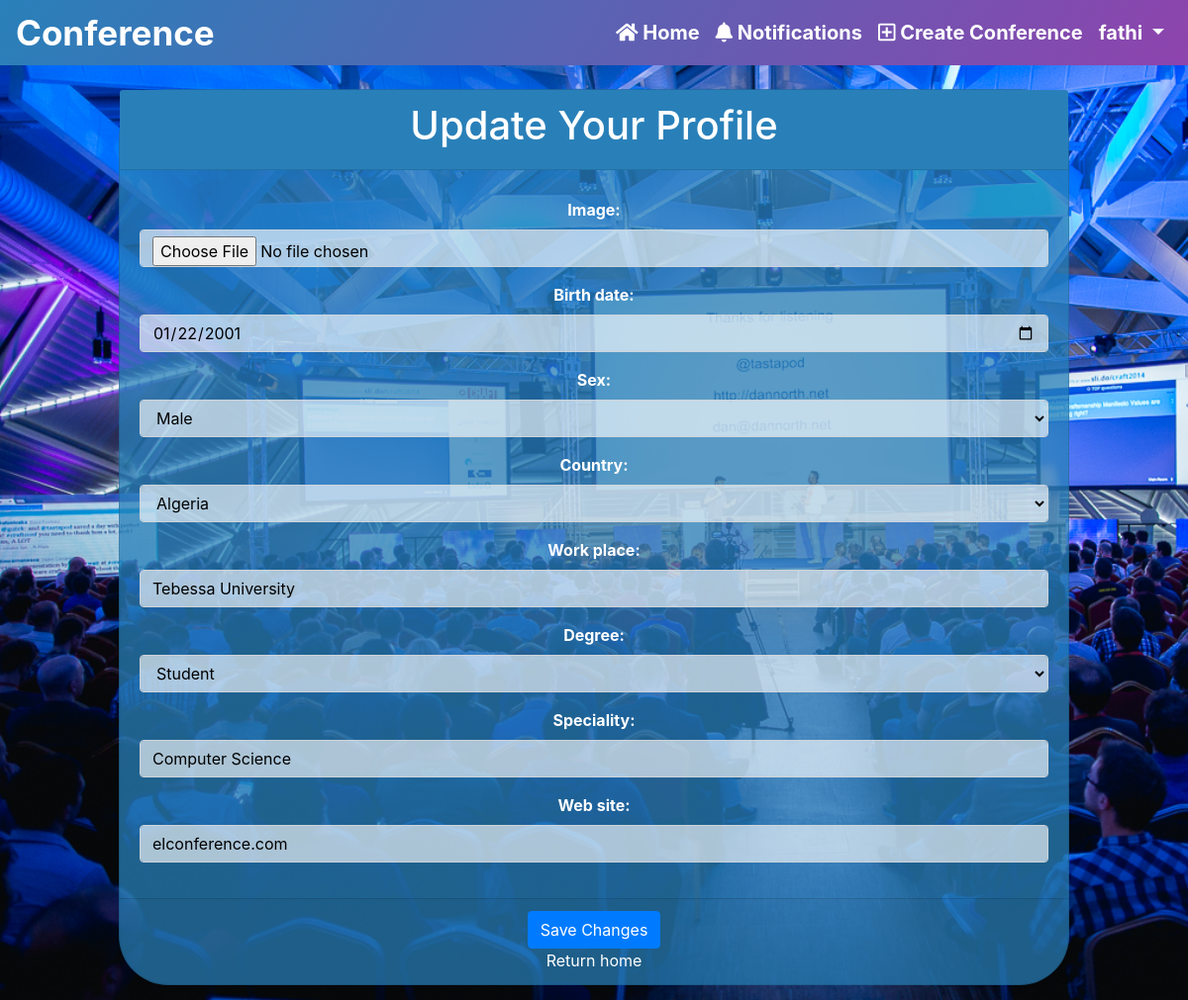
The app's page /profiles/1/update/ (signed in) with its own data.
### accounts/models.py (models this page shows, shortened)
class User(AbstractBaseUser):
    email = models.EmailField(verbose_name="email", max_length=254, unique=True)
    username = models.CharField(max_length=50, unique=True)
    first_name = models.CharField(max_length=20)
    last_name = models.CharField(max_length=20)
    date_joined = models.DateTimeField(verbose_name="join date", auto_now_add=True)
    last_login = models.DateTimeField(verbose_name="last login", auto_now=True)
    is_active = models.BooleanField(default=True)
    is_staff = models.BooleanField(default=False)
    is_admin = models.BooleanField(default=False)
    is_superuser = models.BooleanField(default=False)
    USERNAME_FIELD = 'email'
    REQUIRED_FIELDS = ['username', 'first_name', 'last_name']
    objects = UserManager()

### profiles/models.py (models this page shows, shortened)
class Profile(models.Model):
    SEX = (
        ('Male', 'Male'),
        ('Female', 'Female'),
    )
    DEGREE = (
        ('Student', 'Student'),
        ('MBB', 'MBB'),
        ('MBA', 'MBA'),
        ('MCB', 'MCB'),
        ('MCA', 'MCA'),
        ('Professor', 'Professor'),
    )
    user = models.ForeignKey(User, on_delete=models.CASCADE)
    image = models.FileField(null=True, blank=True, upload_to='images')
    birth_date = models.DateField(verbose_name="birth date", null=True, blank=True)
    sex = models.CharField(max_length=6, choices=SEX, null=True, blank=True)
    country = CountryField(null=True, blank=True)
    work_place = models.CharField(max_length=30, null=True, blank=True)
    degree = models.CharField(max_length=9, choices=DEGREE, null=True, blank=True)
    speciality = models.CharField(max_length=50, null=True, blank=True)
    web_site = models.CharField(max_length=100, null=True, blank=True)

### profiles/views.py (the view, shortened to what this page needs)
@method_decorator(login_required, name='dispatch')
class ProfileUpdateView(generic.UpdateView):
    model = Profile
    form_class = ProfileUpdateForm
    pk_url_kwarg = 'pk'
    context_object_name = 'profile'

### profiles/forms.py
class ProfileUpdateForm(forms.ModelForm):
    class Meta:
        model = Profile
        fields = ['image', 'birth_date', 'sex', 'country', 'work_place', 'degree', 'speciality', 'web_site']
        widgets = {
            'birth_date': forms.DateInput(
                attrs={
                    'class': 'form-control',
                    'type': 'date'
                }
            ),
        }

### profiles/templates/profiles/profile_update.html (shortened to what this page needs)
{% extends 'base.html' %}
{% block content %}
    <div class="card text-center mt-4" id="container">
        <form method="post" enctype="multipart/form-data">
            <div class="card-header" style="background-color: #2980b9; color: white;">
                <h1>Update Your Profile</h1>
            </div>
            {% include 'includes/form.html' %}
            <div class="card-footer text-muted">
                <button class="btn btn-primary">Save Changes</button>
            <div><a href="{% url 'home' %}">Return home</a></div>
            </div>
        </form>
    </div>
{% endblock %}

### templates/includes/nav.html (shortened to what this page needs)
<nav class="navbar navbar-expand-lg navbar-light sticky-top">
    <a href="{% url 'home' %}"id="home">Conference</a>
    <div class="collapse navbar-collapse" id="navbarNavDropdown">
        <ul class="navbar-nav ml-auto">
            <li class="nav-item">
                <a href="{% url 'home' %}" class="nav-link">
                    <i class="fa fa-home"></i> Home
                </a>
            </li>
            {% if request.user.is_authenticated %}
                <li class="nav-item">
                    <a href="{% url 'notifications' %}" class="nav-link "  >
                        <i class="fas fa-bell"></i> Notifications
                    </a>
                </li>
                <li class="nav-item ">
                    <a href="{% url 'conference_create' %}" class="nav-link" >
                        <i class="far fa-plus-square"></i> Create Conference
                    </a>
                </li>
                <li class="nav-item dropdown">
                    <a href="#" class=" nav-link  dropdown-toggle"
                       role="button" id="dropdownMenuLink"
                       data-toggle="dropdown" aria-haspopup="true" aria-expanded="false" >
                        {{request.user.username}}
                    </a>
                </li>
            {% endif %}
        </ul>
    </div>
</nav>

### templates/includes/form.html (shortened to what this page needs)
{% load widget_tweaks %}
<div class="card-body">
    {% for field in form %}
        <div class="form-group">
            <b>{{ field.label_tag }}</b>
            {% if form.is_bound %}
                {% if field.errors %}
                    {% render_field field class="form-control is-invalid" %}
                    {% for error in field.errors %}
                        <div class="invalid-feedback">{{ error }}</div>
                    {% endfor %}
                {% else %}
                    {% render_field field class="form-control is-valid" %}
                {% endif %}
            {% else %}
                {% render_field field class="form-control" %}
            {% endif %}
        </div>
    {% endfor %}
</div>

### static/css/nav.css (style rules this page uses)
#home { font-size:35px; font-weight: bold; color: #fff; padding-left: 0; line-height: 50px; text-decoration: none; }
.navbar-light { background: linear-gradient(120deg,#2980b9,#8e44ad); }
nav ul li a { color: white !important; line-height: 20px; text-decoration: none; font-size: 20px; padding-bottom: 10px; font-weight: bold; }

### static/css/home.css (style rules this page uses)
body { overflow-x: hidden; }
#container { background-color: #2980b9c0; width: 80%; margin: 20px auto auto auto; border-radius: 50px; color: white; }

### static/css/forms.css (style rules this page uses)
input { height: 30px; width: 200px; background-color: #ffffffa0 !important; color: #000 !important; border: #2980b9; border-radius: 5px; }
select { background-color: #ffffffa0 !important; color: #000 !important; width: 200px; height: 30px; border-radius: 5px; }
select option { background-color: #ffffff50 !important; color: #000 !important; font-size: 1.25em; }
.card-footer a { color: white; }

### records on screen
User: user.username "fathi"
Profile: birth_date "01/22/2001" "Male" "Algeria" "Tebessa University" "Student" "Computer Science" "elconference.com"

### other values on screen
{{ field.label_tag }} "Image:" "Birth date:" "Sex:" "Country:" "Work place:" "Degree:" "Speciality:" "Web site:"
